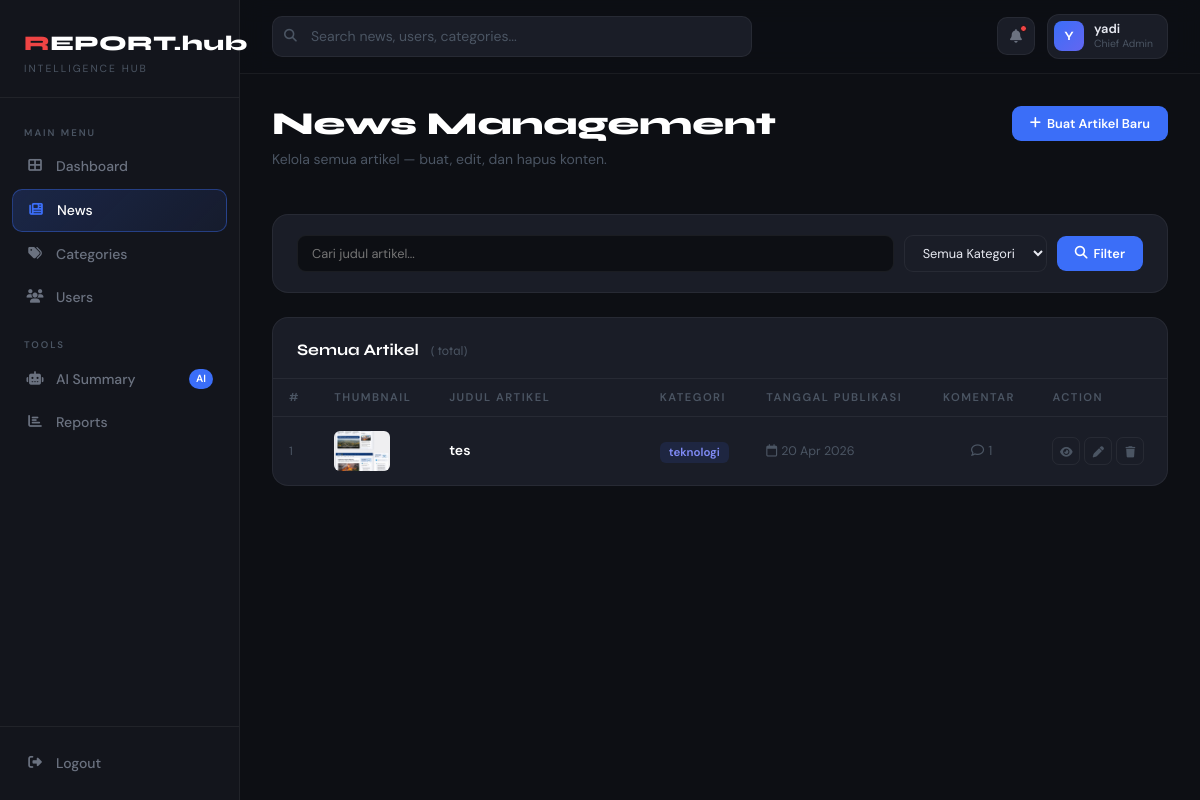
The app's page /admin-panel/news/ (signed in), older data.
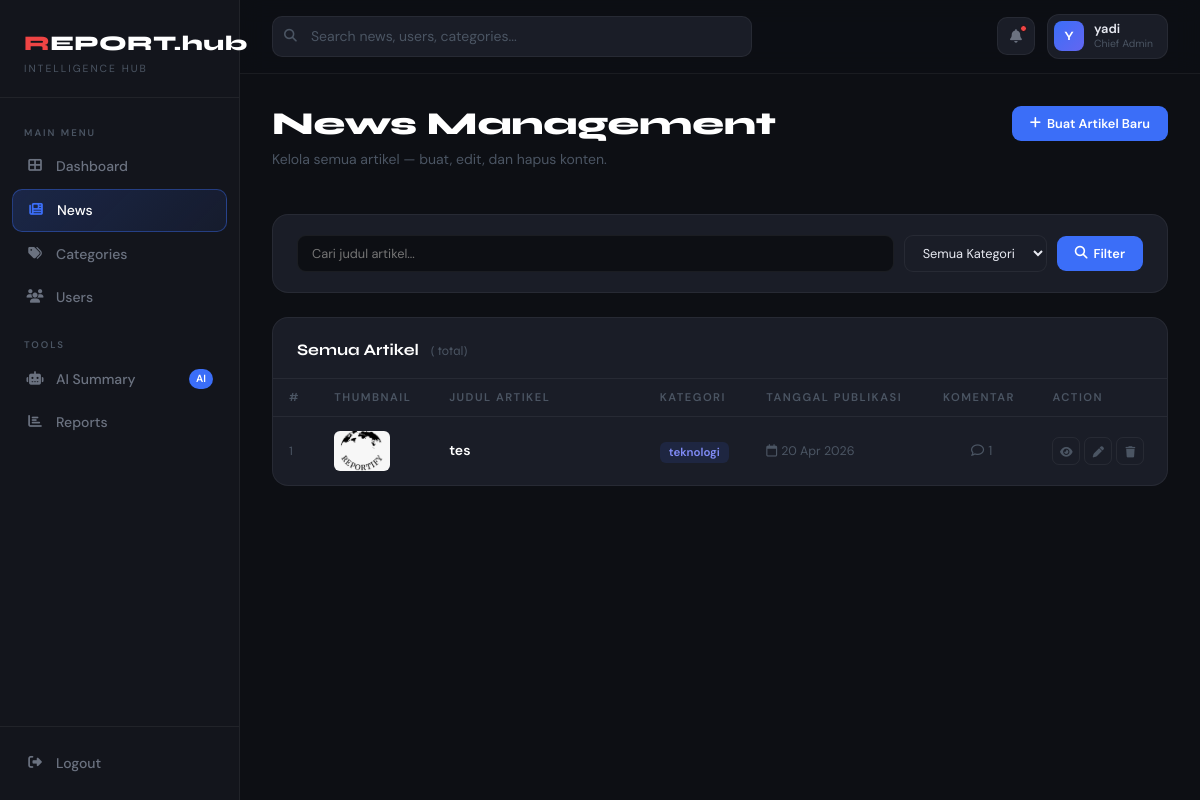
The same page, newer data.
### news/models.py (models this page shows, shortened)
class Artikel(models.Model):
    judul = models.CharField(max_length=255)
    isi = models.TextField()  # Disinkronkan: sebelumnya 'konten'
    gambar_cover = models.ImageField(upload_to='berita/', null=True, blank=True)
    kategori = models.ForeignKey(Kategori, on_delete=models.CASCADE)
    penulis = models.ForeignKey(User, on_delete=models.CASCADE) # Wajib untuk Dashboard
    tanggal_publikasi = models.DateTimeField(auto_now_add=True)
    penulis = models.ForeignKey(User, on_delete=models.SET_NULL, null=True, blank=True)

class Kategori(models.Model):
    nama = models.CharField(max_length=100)

### news/admin_views.py (the view)
# urls.py: path('news/', admin_views.admin_news, name='admin_news'),
@login_required
@staff_required
def admin_news(request):
    query = request.GET.get('q')
    if query:
        articles = Artikel.objects.filter(judul__icontains=query).order_by('-tanggal_publikasi')
    else:
        articles = Artikel.objects.all().order_by('-tanggal_publikasi')
    return render(request, 'admin_panel/admin_news.html', {'page_obj': articles})

### news/admin_views.py (called while the page is built)
def is_staff(user):
    return user.is_authenticated and user.is_staff

### templates/admin_panel/admin_news.html (shortened to what the changed rows need)
{% extends 'admin_base.html' %}
{% block content %}
<div class="page-header fade-in d-flex align-items-start justify-content-between">
    <div>
        <h1 class="page-title">News Management</h1>
    </div>
</div>
<div class="card-admin fade-in delay-2">
    <div style="overflow-x: auto;">
        <table class="admin-table">
            <thead>
                <tr>
                    <th>#</th>
                    <th>Thumbnail</th>
                    <th>Judul Artikel</th>
                    <th>Kategori</th>
                    <th>Tanggal Publikasi</th>
                    <th>Komentar</th>
                    <th>Action</th>
                </tr>
            </thead>
            <tbody>
                {% for artikel in page_obj %}
                <tr>
                    <td style="color:var(--text-muted); font-size:0.75rem;">{{ forloop.counter }}</td>
                    <td>
                        {% if artikel.gambar_cover %}
                            <img src="{{ artikel.gambar_cover.url }}" style="width:56px; height:40px; border-radius:6px; object-fit:cover;" alt="">
                        {% else %}
                            <div style="width:56px; height:40px; border-radius:6px; background:var(--bg-card-hover); display:flex; align-items:center; justify-content:center;">
                                <i class="fas fa-image" style="color:var(--text-muted); font-size:0.7rem;"></i>
                            </div>
                        {% endif %}
                    </td>
                    <td style="min-width:200px;">
                        <div style="font-weight:600; color:#fff; font-size:0.875rem;">{{ artikel.judul|truncatewords:8 }}</div>
                    </td>
                    <td>
                        <span style="background:rgba(59,110,248,0.12); color:#818cf8; border-radius:6px; padding:3px 9px; font-size:0.72rem; font-weight:600;">
                            {{ artikel.kategori.nama }}
                        </span>
                    </td>
                    <td style="color:var(--text-muted); font-size:0.78rem; white-space:nowrap;">
                        <i class="far fa-calendar me-1"></i>{{ artikel.tanggal_publikasi|date:"d M Y" }}
                    </td>
                    <td style="color:var(--text-muted); font-size:0.82rem; text-align:center;">
                        <i class="far fa-comment me-1"></i>{{ artikel.komentar.count }}
                    </td>
                    <td>
                        <div class="d-flex gap-1">
                            <a href="{% url 'detail_berita' artikel.id %}" class="btn-icon" title="Lihat" target="_blank"><i class="fas fa-eye"></i></a>
                            <a href="{% url 'admin_article_edit' artikel.id %}" class="btn-icon" title="Edit"><i class="fas fa-pen"></i></a>
                            <a href="{% url 'admin_article_delete' artikel.id %}" class="btn-icon danger" title="Hapus"><i class="fas fa-trash"></i></a>
                        </div>
                    </td>
                </tr>
                {% endfor %}
            </tbody>
        </table>
    </div>
</div>
{% endblock %}

Row changes from the older to the newer data that the page shows:
changed Artikel "tes": gambar_cover: a different picture
